Frame 1 (no input): blank canvas, image omitted
Frame 60 (the mouse pressed at the canvas centre just before this capture): blank canvas, image omitted
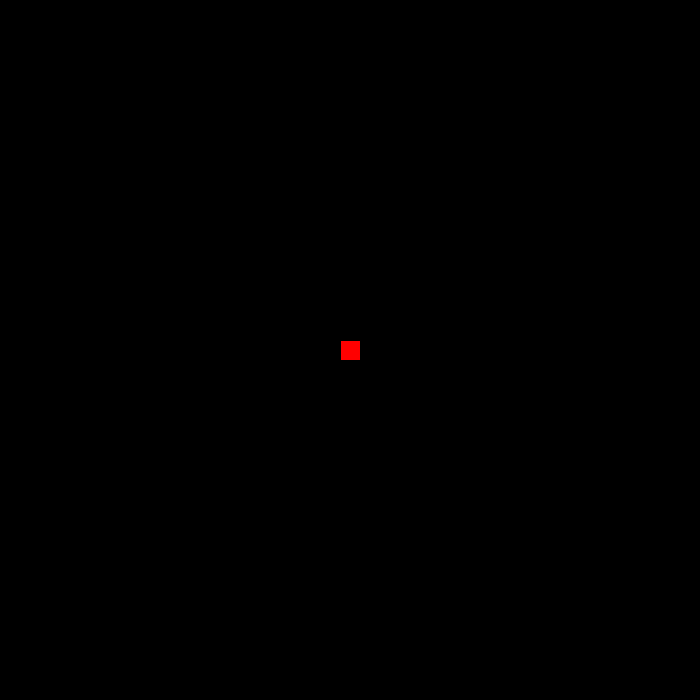
Frame 120 (the mouse held since frame 60 and released just before this capture)

The Processing sketch whose frames 1 and 60 were blank and that drew this single picture after the mouse press (run headless with seeded random() and noise(); from frame 60 on, the mouse is pressed at the canvas centre):

// Processing sketch: conway
// ── conway.pde
int rows;
int cols;
int squareSize = 20;
boolean[][] alive;

boolean simulating;

color backgroundColor = color(0, 0, 0);


void setup() {
  size(700, 700);
  background(backgroundColor);
  rows = height / squareSize;
  cols = width / squareSize;
  alive = new boolean[rows][cols];
  simulating = false;
  frameRate(10);
}

void draw() {
  if (simulating) {
    updateCells();
  }

  background(backgroundColor);
  for (int r = 0; r < rows; r++) {
    for (int c = 0; c < cols; c++) {
      if (alive[r][c]) {
        fill(255, 0, 0);
        rect(r*squareSize, c*squareSize, squareSize, squareSize);
      }
    }
  }
}

void updateCells() {
  boolean[][] temp = new boolean[rows][cols];
  for (int row = 0; row < rows; row++) {
    for (int col = 0; col < cols; col++) {
      int count = countNeighbors(row, col);
      if (alive[row][col]) {
        if (count < 2 || count > 3) {
          temp[row][col] = false;
        } else {
          temp[row][col] = true;
        }
      } else {
        if (count == 3) {
          temp[row][col] = true;
        }
      }
    }
  }
  alive = temp;
}

int countNeighbors(int row, int col) {
  int count = 0;
  for (int r = -1; r <= 1; r++) {
    for (int c = -1; c <= 1; c++) {
      if (inBounds(row + r, col + c) && (r != 0 || c != 0)) {
        if (alive[row+r][col+c]) {
          count++;
        }
      }
    }
  }
  return count;
}

boolean inBounds(int row, int col) {
  return (row >= 0) && (row < rows) && (col >= 0) && (col < cols);
}

void keyPressed() {
  simulating = !simulating;
}

void mousePressed() {
  alive[(int)mouseX/squareSize][(int)mouseY/squareSize] = !alive[(int)mouseX/squareSize][(int)mouseY/squareSize];
}
